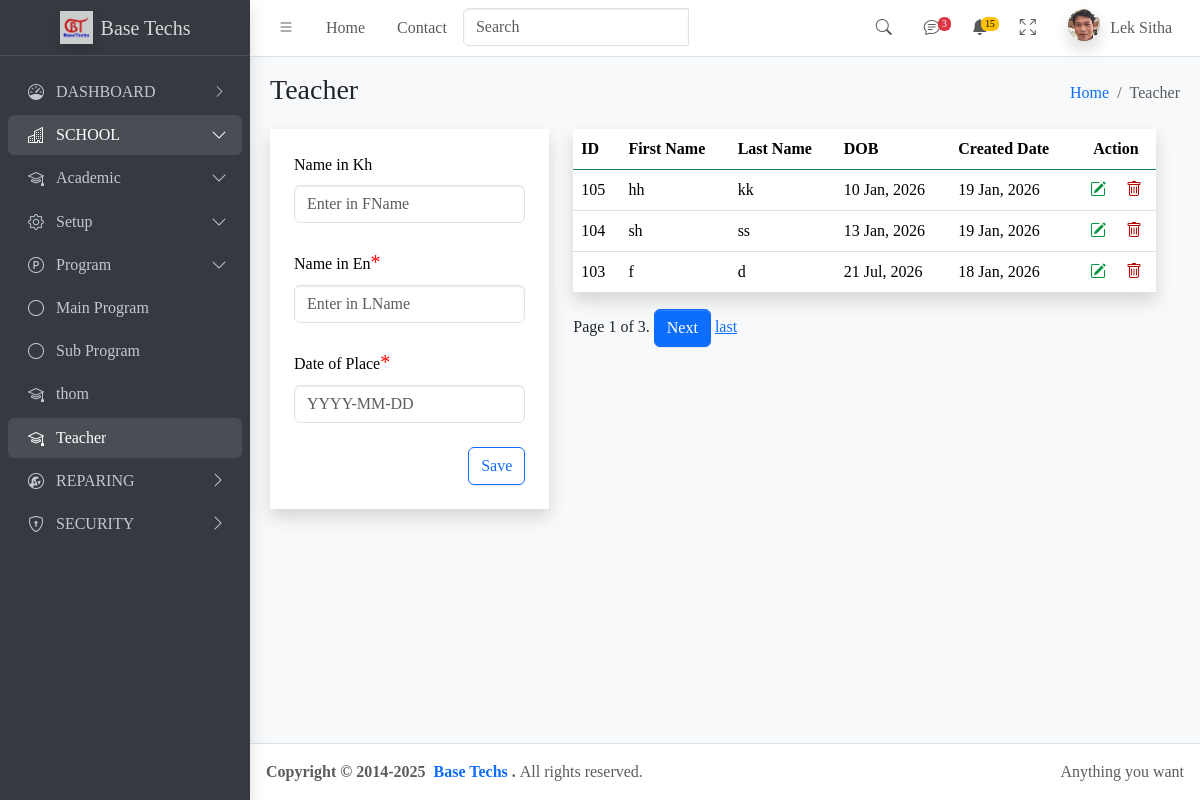
Page /teacher/ on the committed database.
### apps/teacher/models.py (models this page shows, shortened)
class Teacher(models.Model):
    fname=models.CharField(max_length=200)
    lname=models.CharField(max_length=200)
    dob=models.DateField(null=True,blank=True)
    teacher_image=models.ImageField(null=True,blank=True)
    created_at=models.DateTimeField(auto_now_add=True)

### apps/teacher/views.py (the view)
# urls.py: path('teacher/',view=views.teacher,name="teacher"),
def teacher(request):
    tform=TeacherForm()
    tea=Teacher.objects.all().order_by('-created_at')
    paginator=Paginator(tea,3)
    page_number = request.GET.get('page')
    try:
        page_obj = paginator.get_page(page_number)
    except PageNotAnInteger:
        page_obj = paginator.get_page(1)
    except EmptyPage:
        page_obj = paginator.get_page(paginator.num_pages)
    context={
             'tForm':tform,
             'button':'Save',
             'teachers':page_obj,
             }
    return render(request,'teacher.html',context)

### apps/teacher/form.py
class TeacherForm(ModelForm):
    class Meta:
        model=Teacher
        fields="__all__"
    def __init__(self,*args,**kwargs):
        super().__init__(*args,**kwargs)
        self.fields['fname'].widget.attrs.update({'class':'form-control','placeholder': 'Enter in FName','id':'txtfname_save','autocomplete': 'off'})
        self.fields['lname'].widget.attrs.update({'class':'form-control','placeholder': 'Enter in LName','id':'txtlname_save'})
        self.fields['dob'].widget.attrs.update({
                'class': 'form-control datepicker',
                'placeholder': 'YYYY-MM-DD',
                'autocomplete': 'off'
            })

### apps/teacher/templates/teacher.html (shortened to what this page needs)
{%extends 'main.html'%}
 {%block contentheader%} Teacher {%endblock%}
 {%block breadcrumb%} Teacher {%endblock%}
{%block search_textbox%}
<div class="input-group">
 {%include 'partials/search-textbox_teacher.html'%}
 {%include 'partials/spinner_teacher.html'%}
</div>
{%endblock%}
{%block content%}
<div class="row">
  <div class="row" id="myRow">
    {%include 'partials/save-form_teacher.html'%}
    {%include 'partials/detail-list_teacher.html'%}
  </div>
</div>
{%endblock%}

### apps/teacher/templates/partials/data_row-teacher.html
<tr>
  <td>{{teacher.id}}</td>
  <td>{{teacher.fname}}</td>
  <td>{{teacher.lname}}</td>
  <td>{{teacher.dob|date:"d M, Y"}}</td>
  <td>{{teacher.created_at|date:"d M, Y"}}</td>
  <td class="text-center">
    <a href="javascript:void(0);"
      ><i
        class="edit-icon bi bi-pencil-square"
        hx-get="{%url 'update' teacher.id%}"
        hx-trigger="click"
        hx-target="#teachme"
        hx-swap="innerHTML"
      ></i></a
    >&ensp;&ensp;
    <a href="javascript:void(0);"
      ><i
        class="delete-icon bi bi-trash"
        hx-get="{% url 'delete_teacher' teacher.id %}"
        hx-target="#modal_content"
        hx-trigger="click"
        hx-swap="innerHTML"
        data-bs-toggle="modal"
        data-bs-target="#modal_teacher"
        class="btn btn-danger"
      ></i
    ></a>
  </td>
</tr>

### staticfiles/css/custom.css (style rules this page uses)
:root { --bs-body-font-family: 'Khmer OS Battambang', serif; }
.edit-icon { color:rgb(0, 148, 62); }
.delete-icon { color:rgb(184, 0, 0); }

### rows in the picture
Teacher: id "105", fname "hh", lname "kk", dob "10 Jan, 2026", created_at "19 Jan, 2026"
Teacher: id "104", fname "sh", lname "ss", dob "13 Jan, 2026", created_at "19 Jan, 2026"
Teacher: id "103", fname "f", lname "d", dob "21 Jul, 2026", created_at "18 Jan, 2026"

### other values in the picture
{{ teachers.number }} "1"
{{ teachers.paginator.num_pages }} "3"
